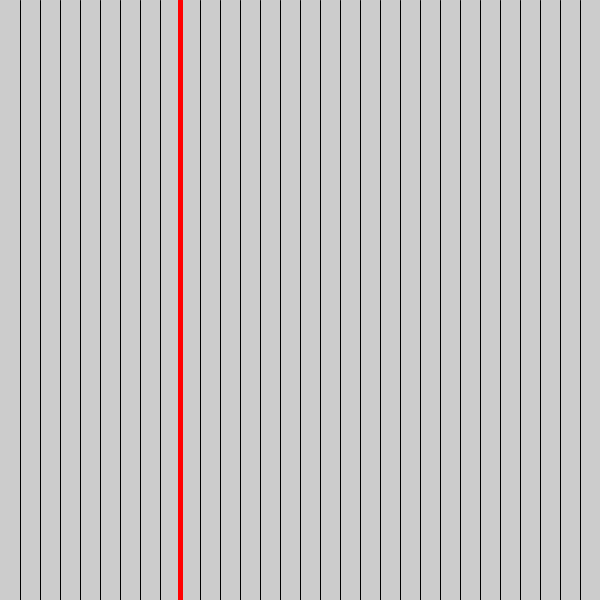
Frame 1 (no input)
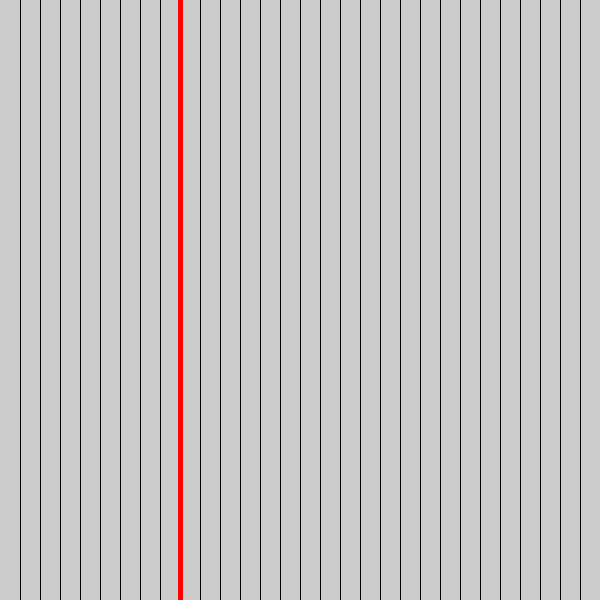
Frame 60 (the mouse pressed at the canvas centre just before this capture)
Frame 120 (the mouse held since frame 60 and released just before this capture): identical to frame 60, image omitted

The Processing sketch that drew these frames (run headless with seeded random() and noise(); from frame 60 on, the mouse is pressed at the canvas centre):

// Processing sketch: misc_250509a
// ── misc_250509a.pde

void setup(){
  size(600,600);
}

void draw(){
  int days = 30;
  int today = 9;
  
  for (int day = 1; day <= days; day++){
    if (day == today) {
      strokeWeight(5);
      stroke(255, 0, 0);
    } else {
      strokeWeight(1);
      stroke(0, 0, 0);
    }
    float x = day * width / days;
    line(x, 0, x, height);
  }
    
}
